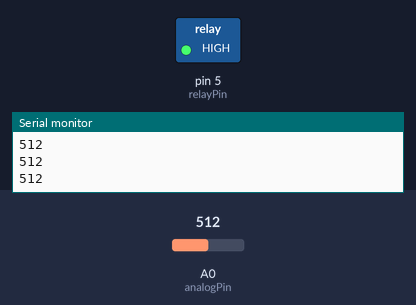
A sketch run on a simulated Arduino Uno, built with avr-gcc and run on an emulated ATmega328P. Shown: switched loads named in the sketch (green lamp = pin HIGH), the last lines printed to the serial monitor. Inputs (shaded band) come from the test bench; at power-on: A0 (analogPin) = 512.

Above: at 1.2 s.
1.3 s: A0 (analogPin) set to 587
2.8 s: A0 (analogPin) set to 618
At 4.0 s:
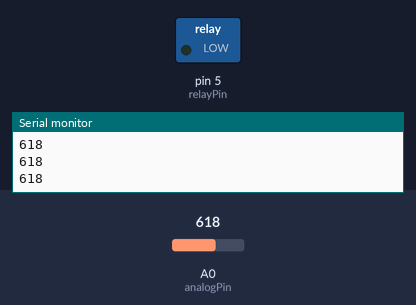
4.3 s: A0 (analogPin) set to 590
At 5.2 s:
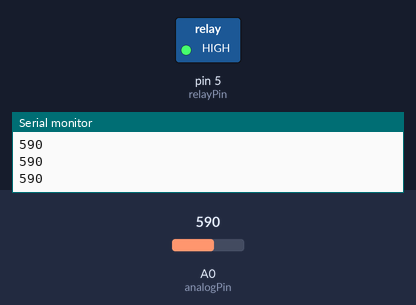
5.8 s: A0 (analogPin) set to 610
At 6.4 s:
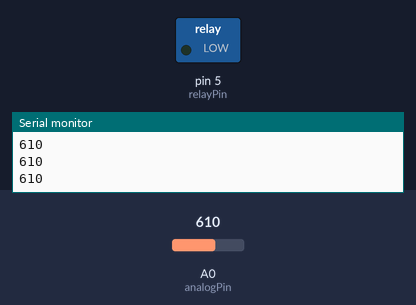
Timing chart, 0 to 8.3 s (numbered marks = the images above; inputs shaded):
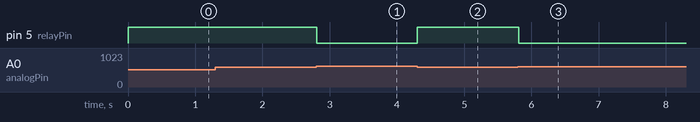

The sketch:

Relay.ino
```cpp
#define relayPin 5
#define analogPin A0
void setup() {
  pinMode(relayPin, OUTPUT);
  Serial.begin(9600);
}
int sensorValue = 0;
void loop() {
  sensorValue = analogRead(analogPin);
  Serial.println(sensorValue);
  if (sensorValue > 600) {
    digitalWrite(relayPin, LOW);
  } else if (sensorValue < 600) {
    digitalWrite(relayPin, HIGH);
  }
}
```

Measured:
- the behaviour switches between 600 and 601 on A0 (analogPin) (found by bisection; images 0 and 1)
- after the input at 2.8 s, pin 5 (relayPin): HIGH → LOW at once
- after the input at 4.3 s, pin 5 (relayPin): LOW → HIGH at once
- after the input at 5.8 s, pin 5 (relayPin): HIGH → LOW at once
